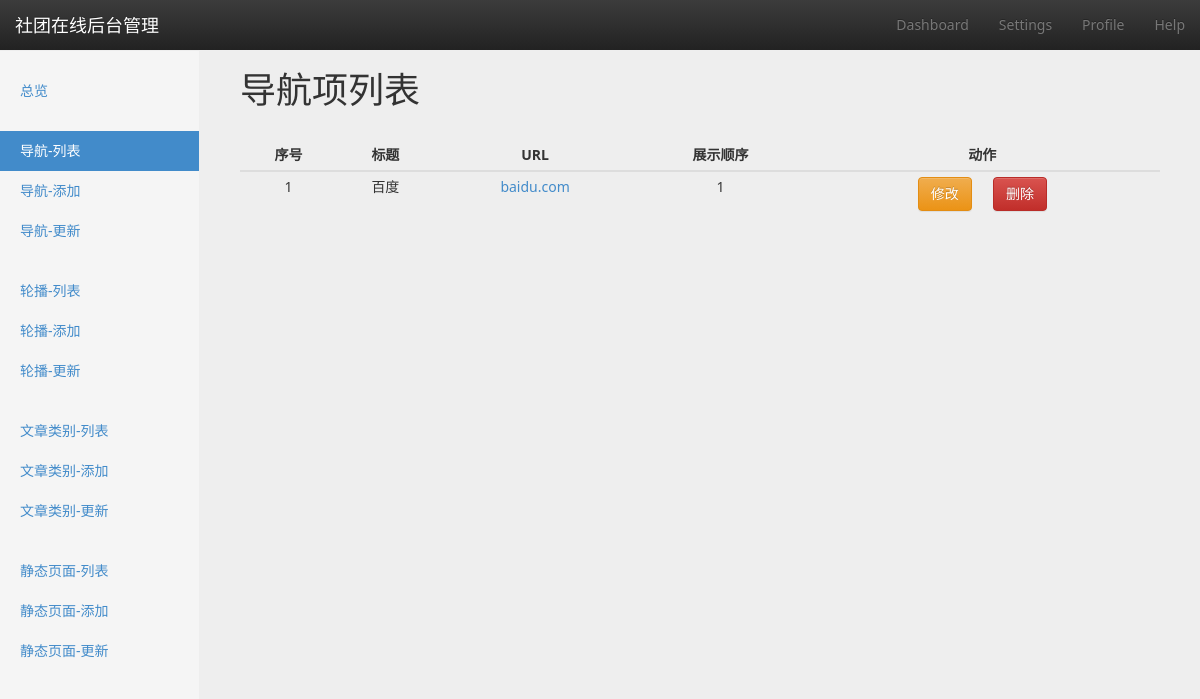
The page /navbar/list/ on the database as committed earlier.
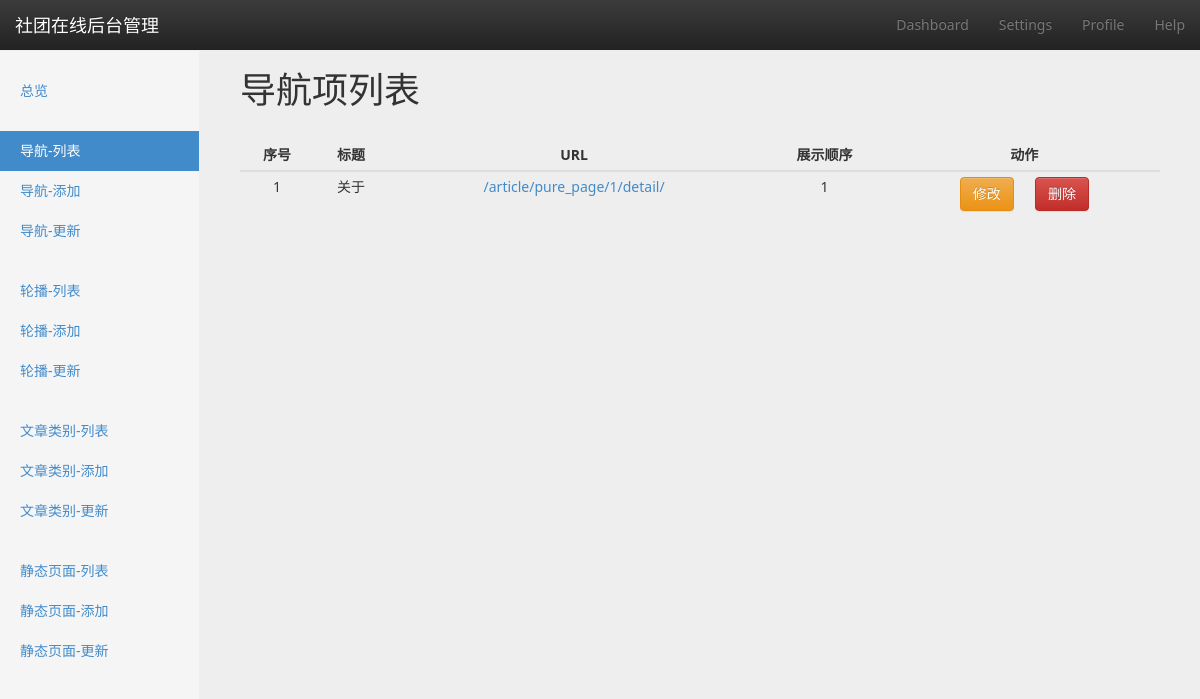
The same page on the database as committed later.
### navbar/models.py (models this page shows, shortened)
class NavItem(models.Model):
    title = models.CharField(verbose_name=u'标题', max_length=8, default=u'New page')
    url = models.CharField(verbose_name=u'指向链接', max_length=4096, blank=True, null=True)
    show_order = models.SmallIntegerField(verbose_name=u'展示顺序', default=0)
    create_time = models.DateTimeField(verbose_name=u'创建时间', auto_now_add=True)
    class Meta:
        verbose_name_plural = verbose_name = u'导航条'
        ordering = ['show_order', '-create_time']

### navbar/views.py (the view)
class NavbarListView(BaseMixin, ListView):
    model = NavItem
    context_object_name = 'navbar_list'
    def get_context_data(self, *args, **kwargs):
        context = super(NavbarListView, self).get_context_data(*args, **kwargs)
        context['active_page'] = 'navbar-list'
        return context

### utils/common_mixin.py (called while the page is built)
    def get_context_data(self, *args, **kwargs):
        context = super(BaseMixin, self).get_context_data(**kwargs)
        context['COMMUNITY_NAME'] = COMMUNITY_NAME
        context['COMMUNITY_DESCRIPTION'] = COMMUNITY_DESCRIPTION
        context['PAGE_NUMBER'] = PAGE_NUMBER
        return context

### templates/navbar/navitem_list.html (shortened to what this page needs)
{% extends 'website/backend/settings/settings_base.html' %}
{% block option-title %}
    导航项列表
{% endblock %}
{% block content %}
    <div class="col-md-12">
        <table class="table table-hover table-responsive table-condensed dashboard-table">
            <thead>
                <tr>
                    <th>序号</th>
                    <th>标题</th>
                    <th>URL</th>
                    <th>展示顺序</th>
                    <th>动作</th>
                </tr>
            </thead>
            <tbody>
                {% for item in navbar_list %}
                    <tr>
                        <td>{{ forloop.counter }}</td>
                        <td>{{ item.title }}</td>
                        <td><a href="{{ item.url }}">{{ item.url }}</a></td>
                        <td>{{ item.show_order }}</td>
                        <td>
                            <a href="{% url 'navbar-update' item.pk %}" class="btn btn-warning" role="button">修改</a>
                            <button class="btn btn-danger" role="button" data-id="{{ item.id }}">删除</button>
                        </td>
                    </tr>
                {% endfor %}
            </tbody>
        </table>
    </div>
{% endblock %}

Rows that differ between the two databases and show on the page:
removed NavItem: title "百度", url "baidu.com", show_order "1"
added NavItem: title "关于", url "/article/pure_page/1/detail/", show_order "1"
